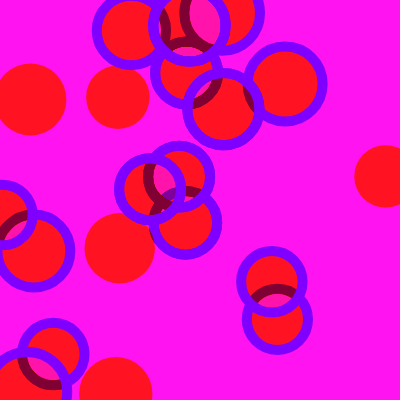
Frame 1 (no input)
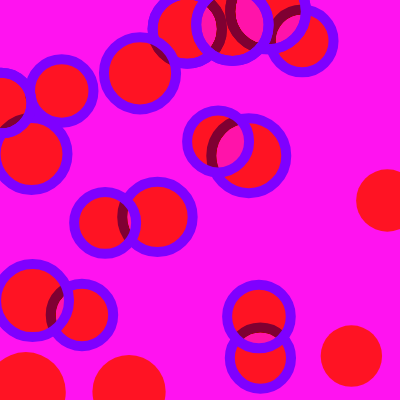
Frame 60 (no input)
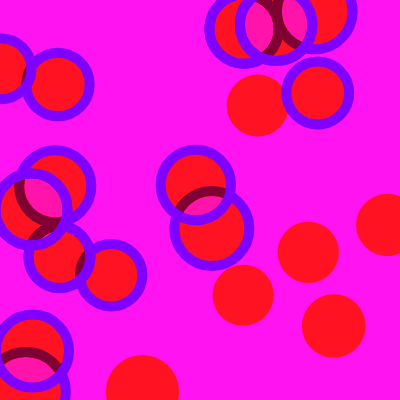
Frame 120 (the mouse pressed at the canvas centre since frame 60)

The p5.js sketch that drew these frames (run headless with seeded random() and noise() and a simulated clock; from frame 60 on, the mouse is pressed at the canvas centre):

// p5.js sketch
// ── sketch.js
// DM2008 – Activity 5a
// Colliding Circles (30 min)

let balls = [];
let numBalls = 20;

function setup() {
  createCanvas(400, 400);
  // Step 1: create two Ball objects (addmore)
 for (let i = 0; i < numBalls; i++) {
  balls.push(new Ball(random(width), random(height)));
}
}

function draw() {
  background(255,19,240);

  // Step 2: update and display each ball
  for (let i = 0; i < balls.length; i++) {
  let b = balls[i];
  b.move();
  b.show();
  b.checkCollision(balls);

    
  // Step 3: check collisions
  // Use dist() between ball centers
  // Trigger feedback (color, bounce, etc.)
  }
}

class Ball {
  constructor(x, y) {
    this.pos = createVector(x, y);
    this.r = random(30,40);
    this.vel = createVector(random(-2, 2), random(-2, 2));
  }

  move() {
    this.pos.add(this.vel);
    // TODO: wrap around OR bounce off edges
    if (this.pos.x - this.r < 0 || this.pos.x + this.r > width) {
      this.vel.x *= -1;
    }
    if (this.pos.y - this.r < 0 || this.pos.y + this.r > height) {
      this.vel.y *= -1;
    }
  }
  
  show() {
    push();
    blendMode(DIFFERENCE);
    fill(0,0,205);
    noStroke();
    ellipse(this.pos.x, this.pos.y, this.r * 2);
     pop();
  }

  // Step 4: Add a method to checkCollision(others)
  // Use dist() and respond visually
  
  checkCollision(others) {
    for (let i = 0; i < others.length; i++) {
      // not comparing ball to itself
      if (others[i] !== this) {
        let other = others[i];
        let d = dist(this.pos.x, this.pos.y, other.pos.x, other.pos.y);
        if (d < this.r + other.r) {
          push();
          stroke(127,0,255);
          strokeWeight(10);
          noFill();
          ellipse(this.pos.x, this.pos.y, this.r * 2); // highlight on collision
          pop();
        }
      }
    }
  }

}
